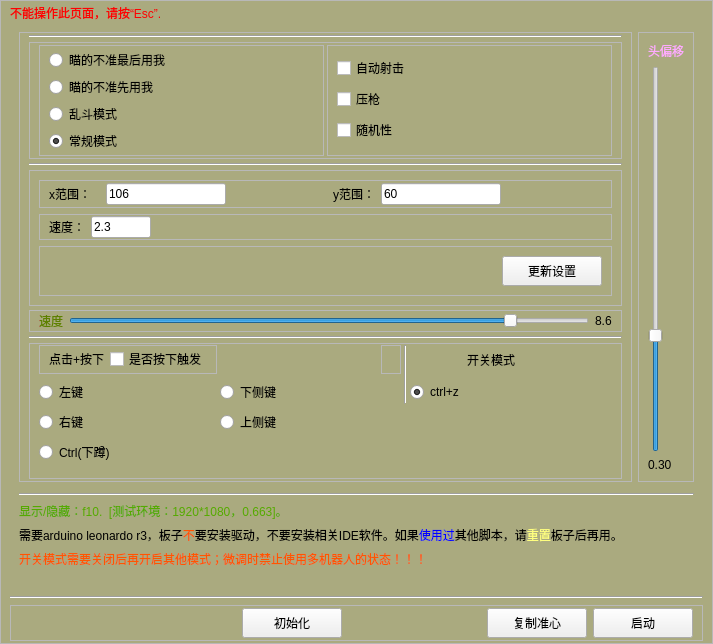
<?xml version="1.0" encoding="UTF-8"?>
<ui version="4.0">
 <class>APP</class>
 <widget class="QMainWindow" name="APP">
  <property name="geometry">
   <rect>
    <x>0</x>
    <y>0</y>
    <width>713</width>
    <height>626</height>
   </rect>
  </property>
  <property name="acceptDrops">
   <bool>true</bool>
  </property>
  <property name="windowTitle">
   <string>APP</string>
  </property>
  <property name="styleSheet">
   <string notr="true"/>
  </property>
  <widget class="QWidget" name="centralwidget">
   <property name="acceptDrops">
    <bool>true</bool>
   </property>
   <property name="styleSheet">
    <string notr="true">#centralwidget{background-color: rgb(170, 170, 127);}</string>
   </property>
   <layout class="QGridLayout" name="gridLayout">
    <property name="leftMargin">
     <number>0</number>
    </property>
    <property name="topMargin">
     <number>0</number>
    </property>
    <property name="rightMargin">
     <number>0</number>
    </property>
    <property name="bottomMargin">
     <number>0</number>
    </property>
    <property name="spacing">
     <number>0</number>
    </property>
    <item row="0" column="0">
     <widget class="QFrame" name="frame">
      <property name="frameShape">
       <enum>QFrame::StyledPanel</enum>
      </property>
      <property name="frameShadow">
       <enum>QFrame::Raised</enum>
      </property>
      <layout class="QVBoxLayout" name="verticalLayout">
       <property name="topMargin">
        <number>2</number>
       </property>
       <property name="bottomMargin">
        <number>2</number>
       </property>
       <item>
        <widget class="QLabel" name="label_2">
         <property name="minimumSize">
          <size>
           <width>0</width>
           <height>20</height>
          </size>
         </property>
         <property name="maximumSize">
          <size>
           <width>16777215</width>
           <height>20</height>
          </size>
         </property>
         <property name="styleSheet">
          <string notr="true">color: qconicalgradient(cx:0.5, cy:0.5, angle:0, stop:0 rgba(255, 255, 255, 255), stop:0.373979 rgba(255, 255, 255, 255), stop:0.373991 rgba(33, 30, 255, 255), stop:0.624018 rgba(33, 30, 255, 255), stop:0.624043 rgba(255, 0, 0, 255), stop:1 rgba(255, 0, 0, 255));</string>
         </property>
         <property name="text">
          <string>不能操作此页面，请按“Esc”.</string>
         </property>
        </widget>
       </item>
       <item>
        <widget class="QFrame" name="frame_10">
         <property name="frameShape">
          <enum>QFrame::NoFrame</enum>
         </property>
         <property name="frameShadow">
          <enum>QFrame::Raised</enum>
         </property>
         <layout class="QHBoxLayout" name="horizontalLayout_5">
          <property name="topMargin">
           <number>3</number>
          </property>
          <property name="bottomMargin">
           <number>3</number>
          </property>
          <item>
           <widget class="QFrame" name="frame_2">
            <property name="frameShape">
             <enum>QFrame::StyledPanel</enum>
            </property>
            <property name="frameShadow">
             <enum>QFrame::Raised</enum>
            </property>
            <layout class="QVBoxLayout" name="verticalLayout_2">
             <property name="spacing">
              <number>4</number>
             </property>
             <property name="topMargin">
              <number>2</number>
             </property>
             <property name="bottomMargin">
              <number>2</number>
             </property>
             <item>
              <widget class="Line" name="line_4">
               <property name="orientation">
                <enum>Qt::Horizontal</enum>
               </property>
              </widget>
             </item>
             <item>
              <widget class="QFrame" name="frame_6">
               <property name="frameShape">
                <enum>QFrame::StyledPanel</enum>
               </property>
               <property name="frameShadow">
                <enum>QFrame::Raised</enum>
               </property>
               <layout class="QHBoxLayout" name="horizontalLayout_2">
                <property name="spacing">
                 <number>3</number>
                </property>
                <property name="topMargin">
                 <number>2</number>
                </property>
                <property name="bottomMargin">
                 <number>2</number>
                </property>
                <item>
                 <widget class="QFrame" name="frame_7">
                  <property name="frameShape">
                   <enum>QFrame::StyledPanel</enum>
                  </property>
                  <property name="frameShadow">
                   <enum>QFrame::Raised</enum>
                  </property>
                  <layout class="QVBoxLayout" name="verticalLayout_4">
                   <property name="spacing">
                    <number>3</number>
                   </property>
                   <property name="topMargin">
                    <number>2</number>
                   </property>
                   <property name="bottomMargin">
                    <number>2</number>
                   </property>
                   <item>
                    <widget class="QRadioButton" name="radioButtonmod1">
                     <property name="text">
                      <string>瞄的不准最后用我</string>
                     </property>
                    </widget>
                   </item>
                   <item>
                    <widget class="QRadioButton" name="radioButtonmod2">
                     <property name="text">
                      <string>瞄的不准先用我</string>
                     </property>
                    </widget>
                   </item>
                   <item>
                    <widget class="QRadioButton" name="radioButtonmod3">
                     <property name="text">
                      <string>乱斗模式</string>
                     </property>
                     <property name="checked">
                      <bool>false</bool>
                     </property>
                    </widget>
                   </item>
                   <item>
                    <widget class="QRadioButton" name="radioButtonmod4">
                     <property name="text">
                      <string>常规模式</string>
                     </property>
                     <property name="checked">
                      <bool>true</bool>
                     </property>
                    </widget>
                   </item>
                  </layout>
                 </widget>
                </item>
                <item>
                 <widget class="QFrame" name="frame_15">
                  <property name="frameShape">
                   <enum>QFrame::StyledPanel</enum>
                  </property>
                  <property name="frameShadow">
                   <enum>QFrame::Raised</enum>
                  </property>
                  <layout class="QVBoxLayout" name="verticalLayout_3">
                   <item>
                    <widget class="QCheckBox" name="shotcheckBox">
                     <property name="text">
                      <string>自动射击</string>
                     </property>
                    </widget>
                   </item>
                   <item>
                    <widget class="QCheckBox" name="yqcheckBox">
                     <property name="text">
                      <string>压枪</string>
                     </property>
                    </widget>
                   </item>
                   <item>
                    <widget class="QCheckBox" name="suijicheckBox">
                     <property name="text">
                      <string>随机性</string>
                     </property>
                     <property name="checkable">
                      <bool>true</bool>
                     </property>
                     <property name="checked">
                      <bool>false</bool>
                     </property>
                    </widget>
                   </item>
                  </layout>
                 </widget>
                </item>
               </layout>
              </widget>
             </item>
             <item>
              <widget class="Line" name="line_5">
               <property name="orientation">
                <enum>Qt::Horizontal</enum>
               </property>
              </widget>
             </item>
             <item>
              <widget class="QFrame" name="frame_8">
               <property name="frameShape">
                <enum>QFrame::StyledPanel</enum>
               </property>
               <property name="frameShadow">
                <enum>QFrame::Raised</enum>
               </property>
               <layout class="QVBoxLayout" name="verticalLayout_7">
                <item>
                 <widget class="QFrame" name="frame_4">
                  <property name="frameShape">
                   <enum>QFrame::StyledPanel</enum>
                  </property>
                  <property name="frameShadow">
                   <enum>QFrame::Raised</enum>
                  </property>
                  <layout class="QHBoxLayout" name="horizontalLayout_3">
                   <property name="leftMargin">
                    <number>0</number>
                   </property>
                   <property name="topMargin">
                    <number>2</number>
                   </property>
                   <property name="bottomMargin">
                    <number>2</number>
                   </property>
                   <item>
                    <widget class="QFrame" name="frame_5">
                     <property name="frameShape">
                      <enum>QFrame::NoFrame</enum>
                     </property>
                     <property name="frameShadow">
                      <enum>QFrame::Raised</enum>
                     </property>
                     <layout class="QHBoxLayout" name="horizontalLayout">
                      <property name="topMargin">
                       <number>2</number>
                      </property>
                      <property name="bottomMargin">
                       <number>2</number>
                      </property>
                      <item>
                       <widget class="QLabel" name="label">
                        <property name="text">
                         <string>x范围：</string>
                        </property>
                       </widget>
                      </item>
                     </layout>
                    </widget>
                   </item>
                   <item>
                    <widget class="QLineEdit" name="xlineEdit">
                     <property name="minimumSize">
                      <size>
                       <width>120</width>
                       <height>0</height>
                      </size>
                     </property>
                     <property name="maximumSize">
                      <size>
                       <width>120</width>
                       <height>16777215</height>
                      </size>
                     </property>
                     <property name="text">
                      <string>106</string>
                     </property>
                    </widget>
                   </item>
                   <item>
                    <spacer name="horizontalSpacer_8">
                     <property name="orientation">
                      <enum>Qt::Horizontal</enum>
                     </property>
                     <property name="sizeHint" stdset="0">
                      <size>
                       <width>40</width>
                       <height>20</height>
                      </size>
                     </property>
                    </spacer>
                   </item>
                   <item>
                    <widget class="QLabel" name="label_7">
                     <property name="text">
                      <string>y范围：</string>
                     </property>
                    </widget>
                   </item>
                   <item>
                    <widget class="QLineEdit" name="ylineEdit">
                     <property name="minimumSize">
                      <size>
                       <width>120</width>
                       <height>0</height>
                      </size>
                     </property>
                     <property name="maximumSize">
                      <size>
                       <width>120</width>
                       <height>16777215</height>
                      </size>
                     </property>
                     <property name="text">
                      <string>60</string>
                     </property>
                    </widget>
                   </item>
                   <item>
                    <spacer name="horizontalSpacer_9">
                     <property name="orientation">
                      <enum>Qt::Horizontal</enum>
                     </property>
                     <property name="sizeHint" stdset="0">
                      <size>
                       <width>40</width>
                       <height>20</height>
                      </size>
                     </property>
                    </spacer>
                   </item>
                  </layout>
                 </widget>
                </item>
                <item>
                 <widget class="QFrame" name="frame_9">
                  <property name="frameShape">
                   <enum>QFrame::StyledPanel</enum>
                  </property>
                  <property name="frameShadow">
                   <enum>QFrame::Raised</enum>
                  </property>
                  <layout class="QHBoxLayout" name="horizontalLayout_4">
                   <property name="topMargin">
                    <number>1</number>
                   </property>
                   <property name="bottomMargin">
                    <number>1</number>
                   </property>
                   <item>
                    <widget class="QLabel" name="label_6">
                     <property name="text">
                      <string>速度：</string>
                     </property>
                    </widget>
                   </item>
                   <item>
                    <widget class="QLineEdit" name="lineEdit">
                     <property name="minimumSize">
                      <size>
                       <width>60</width>
                       <height>0</height>
                      </size>
                     </property>
                     <property name="maximumSize">
                      <size>
                       <width>60</width>
                       <height>16777215</height>
                      </size>
                     </property>
                     <property name="text">
                      <string>2.3</string>
                     </property>
                    </widget>
                   </item>
                   <item>
                    <spacer name="horizontalSpacer">
                     <property name="orientation">
                      <enum>Qt::Horizontal</enum>
                     </property>
                     <property name="sizeHint" stdset="0">
                      <size>
                       <width>40</width>
                       <height>20</height>
                      </size>
                     </property>
                    </spacer>
                   </item>
                  </layout>
                 </widget>
                </item>
                <item>
                 <widget class="QFrame" name="frame_12">
                  <property name="frameShape">
                   <enum>QFrame::StyledPanel</enum>
                  </property>
                  <property name="frameShadow">
                   <enum>QFrame::Raised</enum>
                  </property>
                  <layout class="QHBoxLayout" name="horizontalLayout_6">
                   <item>
                    <spacer name="horizontalSpacer_7">
                     <property name="orientation">
                      <enum>Qt::Horizontal</enum>
                     </property>
                     <property name="sizeHint" stdset="0">
                      <size>
                       <width>444</width>
                       <height>20</height>
                      </size>
                     </property>
                    </spacer>
                   </item>
                   <item>
                    <widget class="QPushButton" name="spushButton">
                     <property name="minimumSize">
                      <size>
                       <width>100</width>
                       <height>30</height>
                      </size>
                     </property>
                     <property name="maximumSize">
                      <size>
                       <width>100</width>
                       <height>30</height>
                      </size>
                     </property>
                     <property name="text">
                      <string>更新设置</string>
                     </property>
                    </widget>
                   </item>
                  </layout>
                 </widget>
                </item>
               </layout>
              </widget>
             </item>
             <item>
              <widget class="QFrame" name="frame_13">
               <property name="frameShape">
                <enum>QFrame::StyledPanel</enum>
               </property>
               <property name="frameShadow">
                <enum>QFrame::Raised</enum>
               </property>
               <layout class="QHBoxLayout" name="horizontalLayout_7">
                <property name="topMargin">
                 <number>1</number>
                </property>
                <property name="bottomMargin">
                 <number>1</number>
                </property>
                <item>
                 <widget class="QLabel" name="label_9">
                  <property name="styleSheet">
                   <string notr="true">color: qlineargradient(spread:pad, x1:0, y1:0, x2:1, y2:0, stop:0 rgba(9, 41, 4, 255), stop:0.085 rgba(2, 79, 0, 255), stop:0.19 rgba(50, 147, 22, 255), stop:0.275 rgba(236, 191, 49, 255), stop:0.39 rgba(243, 61, 34, 255), stop:0.555 rgba(135, 81, 60, 255), stop:0.667 rgba(121, 75, 255, 255), stop:0.825 rgba(164, 255, 244, 255), stop:0.885 rgba(104, 222, 71, 255), stop:1 rgba(93, 128, 0, 255));</string>
                  </property>
                  <property name="text">
                   <string>速度</string>
                  </property>
                 </widget>
                </item>
                <item>
                 <widget class="QSlider" name="mshorizontalSlider">
                  <property name="minimum">
                   <number>1</number>
                  </property>
                  <property name="maximum">
                   <number>100</number>
                  </property>
                  <property name="singleStep">
                   <number>1</number>
                  </property>
                  <property name="pageStep">
                   <number>1</number>
                  </property>
                  <property name="value">
                   <number>86</number>
                  </property>
                  <property name="orientation">
                   <enum>Qt::Horizontal</enum>
                  </property>
                 </widget>
                </item>
                <item>
                 <widget class="QLabel" name="mslabel">
                  <property name="text">
                   <string>8.6</string>
                  </property>
                 </widget>
                </item>
               </layout>
              </widget>
             </item>
             <item>
              <widget class="Line" name="line_3">
               <property name="orientation">
                <enum>Qt::Horizontal</enum>
               </property>
              </widget>
             </item>
             <item>
              <widget class="QFrame" name="frame_21">
               <property name="frameShape">
                <enum>QFrame::StyledPanel</enum>
               </property>
               <property name="frameShadow">
                <enum>QFrame::Raised</enum>
               </property>
               <layout class="QGridLayout" name="gridLayout_2">
                <property name="topMargin">
                 <number>1</number>
                </property>
                <property name="bottomMargin">
                 <number>2</number>
                </property>
                <property name="horizontalSpacing">
                 <number>3</number>
                </property>
                <item row="8" column="6">
                 <widget class="Line" name="line_12">
                  <property name="orientation">
                   <enum>Qt::Vertical</enum>
                  </property>
                 </widget>
                </item>
                <item row="0" column="9">
                 <spacer name="horizontalSpacer_6">
                  <property name="orientation">
                   <enum>Qt::Horizontal</enum>
                  </property>
                  <property name="sizeHint" stdset="0">
                   <size>
                    <width>40</width>
                    <height>20</height>
                   </size>
                  </property>
                 </spacer>
                </item>
                <item row="4" column="0">
                 <widget class="QRadioButton" name="radioButton6">
                  <property name="text">
                   <string>Ctrl(下蹲)</string>
                  </property>
                 </widget>
                </item>
                <item row="5" column="6">
                 <widget class="Line" name="line_11">
                  <property name="orientation">
                   <enum>Qt::Vertical</enum>
                  </property>
                 </widget>
                </item>
                <item row="0" column="4" rowspan="2">
                 <spacer name="horizontalSpacer_5">
                  <property name="orientation">
                   <enum>Qt::Horizontal</enum>
                  </property>
                  <property name="sizeHint" stdset="0">
                   <size>
                    <width>40</width>
                    <height>20</height>
                   </size>
                  </property>
                 </spacer>
                </item>
                <item row="1" column="0">
                 <widget class="QRadioButton" name="radioButton1">
                  <property name="text">
                   <string>左键</string>
                  </property>
                 </widget>
                </item>
                <item row="1" column="2">
                 <widget class="QRadioButton" name="radioButton3">
                  <property name="styleSheet">
                   <string notr="true"/>
                  </property>
                  <property name="text">
                   <string>下侧键</string>
                  </property>
                 </widget>
                </item>
                <item row="0" column="8">
                 <widget class="QLabel" name="label_3">
                  <property name="text">
                   <string>开关模式</string>
                  </property>
                 </widget>
                </item>
                <item row="3" column="0">
                 <widget class="QRadioButton" name="radioButton2">
                  <property name="text">
                   <string>右键</string>
                  </property>
                 </widget>
                </item>
                <item row="0" column="0" colspan="2">
                 <widget class="QFrame" name="frame_18">
                  <property name="frameShape">
                   <enum>QFrame::StyledPanel</enum>
                  </property>
                  <property name="frameShadow">
                   <enum>QFrame::Raised</enum>
                  </property>
                  <layout class="QHBoxLayout" name="horizontalLayout_9">
                   <property name="topMargin">
                    <number>1</number>
                   </property>
                   <property name="bottomMargin">
                    <number>2</number>
                   </property>
                   <item>
                    <widget class="QLabel" name="label_13">
                     <property name="text">
                      <string>点击+按下</string>
                     </property>
                    </widget>
                   </item>
                   <item>
                    <widget class="QCheckBox" name="ancheckBox">
                     <property name="text">
                      <string>是否按下触发</string>
                     </property>
                    </widget>
                   </item>
                  </layout>
                 </widget>
                </item>
                <item row="0" column="6" rowspan="2" colspan="2">
                 <widget class="Line" name="line_10">
                  <property name="orientation">
                   <enum>Qt::Vertical</enum>
                  </property>
                 </widget>
                </item>
                <item row="0" column="5">
                 <widget class="QFrame" name="frame_20">
                  <property name="frameShape">
                   <enum>QFrame::StyledPanel</enum>
                  </property>
                  <property name="frameShadow">
                   <enum>QFrame::Raised</enum>
                  </property>
                  <layout class="QVBoxLayout" name="verticalLayout_9">
                   <property name="topMargin">
                    <number>1</number>
                   </property>
                  </layout>
                 </widget>
                </item>
                <item row="1" column="7">
                 <widget class="QRadioButton" name="radioButton5">
                  <property name="text">
                   <string>ctrl+z</string>
                  </property>
                  <property name="checked">
                   <bool>true</bool>
                  </property>
                 </widget>
                </item>
                <item row="3" column="2">
                 <widget class="QRadioButton" name="radioButton4">
                  <property name="styleSheet">
                   <string notr="true"/>
                  </property>
                  <property name="text">
                   <string>上侧键</string>
                  </property>
                 </widget>
                </item>
               </layout>
              </widget>
             </item>
            </layout>
           </widget>
          </item>
          <item>
           <widget class="QFrame" name="frame_11">
            <property name="frameShape">
             <enum>QFrame::StyledPanel</enum>
            </property>
            <property name="frameShadow">
             <enum>QFrame::Raised</enum>
            </property>
            <layout class="QVBoxLayout" name="verticalLayout_6">
             <item>
              <widget class="QLabel" name="label_8">
               <property name="styleSheet">
                <string notr="true">color: rgb(255, 170, 255);</string>
               </property>
               <property name="text">
                <string>头偏移</string>
               </property>
              </widget>
             </item>
             <item>
              <widget class="QSlider" name="hverticalSlider">
               <property name="toolTip">
                <string extracomment="头部微调"/>
               </property>
               <property name="statusTip">
                <string/>
               </property>
               <property name="minimum">
                <number>1</number>
               </property>
               <property name="maximum">
                <number>100</number>
               </property>
               <property name="singleStep">
                <number>1</number>
               </property>
               <property name="pageStep">
                <number>1</number>
               </property>
               <property name="value">
                <number>30</number>
               </property>
               <property name="orientation">
                <enum>Qt::Vertical</enum>
               </property>
               <property name="invertedAppearance">
                <bool>false</bool>
               </property>
              </widget>
             </item>
             <item>
              <widget class="QLabel" name="hlabel">
               <property name="text">
                <string>0.30</string>
               </property>
              </widget>
             </item>
            </layout>
           </widget>
          </item>
         </layout>
        </widget>
       </item>
       <item>
        <widget class="QFrame" name="frame_3">
         <property name="frameShape">
          <enum>QFrame::NoFrame</enum>
         </property>
         <property name="frameShadow">
          <enum>QFrame::Raised</enum>
         </property>
         <layout class="QVBoxLayout" name="verticalLayout_5">
          <property name="topMargin">
           <number>2</number>
          </property>
          <property name="bottomMargin">
           <number>2</number>
          </property>
          <item>
           <widget class="Line" name="line_7">
            <property name="orientation">
             <enum>Qt::Horizontal</enum>
            </property>
           </widget>
          </item>
          <item>
           <widget class="QLabel" name="label_5">
            <property name="styleSheet">
             <string notr="true">color: rgb(85, 170, 0);</string>
            </property>
            <property name="text">
             <string>显示/隐藏：f10.  [测试环境：1920*1080，0.663]。</string>
            </property>
           </widget>
          </item>
          <item>
           <widget class="QLabel" name="label_10">
            <property name="text">
             <string>&lt;html&gt;&lt;head/&gt;&lt;body&gt;&lt;p&gt;需要arduino leonardo r3，板子&lt;span style=&quot; color:#ff5500;&quot;&gt;不&lt;/span&gt;要安装驱动，不要安装相关IDE软件。如果&lt;span style=&quot; color:#0000ff;&quot;&gt;使用过&lt;/span&gt;其他脚本，请&lt;span style=&quot; color:#ffff7f;&quot;&gt;重置&lt;/span&gt;板子后再用。&lt;/p&gt;&lt;/body&gt;&lt;/html&gt;</string>
            </property>
           </widget>
          </item>
          <item>
           <widget class="QLabel" name="label_4">
            <property name="styleSheet">
             <string notr="true">color: rgb(255, 85, 0);</string>
            </property>
            <property name="text">
             <string>开关模式需要关闭后再开启其他模式；微调时禁止使用多机器人的状态！！！</string>
            </property>
           </widget>
          </item>
          <item>
           <widget class="QLabel" name="labelinfo">
            <property name="styleSheet">
             <string notr="true">color: rgb(255, 0, 0);</string>
            </property>
            <property name="text">
             <string/>
            </property>
            <property name="alignment">
             <set>Qt::AlignRight|Qt::AlignTrailing|Qt::AlignVCenter</set>
            </property>
           </widget>
          </item>
         </layout>
        </widget>
       </item>
       <item>
        <widget class="Line" name="line_8">
         <property name="orientation">
          <enum>Qt::Horizontal</enum>
         </property>
        </widget>
       </item>
       <item>
        <widget class="QFrame" name="frame_14">
         <property name="frameShape">
          <enum>QFrame::StyledPanel</enum>
         </property>
         <property name="frameShadow">
          <enum>QFrame::Raised</enum>
         </property>
         <layout class="QHBoxLayout" name="horizontalLayout_8">
          <property name="topMargin">
           <number>2</number>
          </property>
          <property name="bottomMargin">
           <number>2</number>
          </property>
          <item>
           <spacer name="horizontalSpacer_2">
            <property name="orientation">
             <enum>Qt::Horizontal</enum>
            </property>
            <property name="sizeHint" stdset="0">
             <size>
              <width>222</width>
              <height>20</height>
             </size>
            </property>
           </spacer>
          </item>
          <item>
           <widget class="QPushButton" name="inpushButton">
            <property name="minimumSize">
             <size>
              <width>100</width>
              <height>30</height>
             </size>
            </property>
            <property name="text">
             <string>初始化</string>
            </property>
           </widget>
          </item>
          <item>
           <spacer name="horizontalSpacer_3">
            <property name="orientation">
             <enum>Qt::Horizontal</enum>
            </property>
            <property name="sizeHint" stdset="0">
             <size>
              <width>40</width>
              <height>20</height>
             </size>
            </property>
           </spacer>
          </item>
          <item>
           <widget class="QPushButton" name="pushButton">
            <property name="minimumSize">
             <size>
              <width>100</width>
              <height>30</height>
             </size>
            </property>
            <property name="maximumSize">
             <size>
              <width>100</width>
              <height>30</height>
             </size>
            </property>
            <property name="styleSheet">
             <string notr="true"/>
            </property>
            <property name="text">
             <string>复制准心</string>
            </property>
           </widget>
          </item>
          <item>
           <widget class="QPushButton" name="startpushButton">
            <property name="minimumSize">
             <size>
              <width>100</width>
              <height>30</height>
             </size>
            </property>
            <property name="text">
             <string>启动</string>
            </property>
           </widget>
          </item>
         </layout>
        </widget>
       </item>
      </layout>
     </widget>
    </item>
   </layout>
  </widget>
 </widget>
 <resources/>
 <connections/>
</ui>
